Frame 1 (no input): blank canvas, image omitted
Frame 60 (no input): blank canvas, image omitted
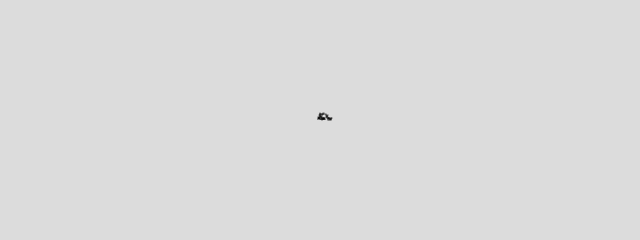
Frame 120 (the mouse pressed at the canvas centre since frame 60)

The p5.js sketch whose frames 1 and 60 were blank and that drew this single picture after the mouse press (run headless with seeded random() and noise() and a simulated clock; from frame 60 on, the mouse is pressed at the canvas centre):

// p5.js sketch
// ── sketch.js
let walker

function setup() {
  createCanvas(640, 240);
  walker = new Walker()
  background(220)
}

function draw() {
  walker.step()
  walker.show()
}

class Walker {
  constructor() {
      this.x = width / 2
      this.y = height / 2
  }

  show() {
      stroke(0)
      point(this.x, this.y)
  }

  step() {
      let xstep = floor(random(3)) - 1
      let ystep = floor(random(3)) - 1

      this.x += xstep
      this.y += ystep
  }
}
